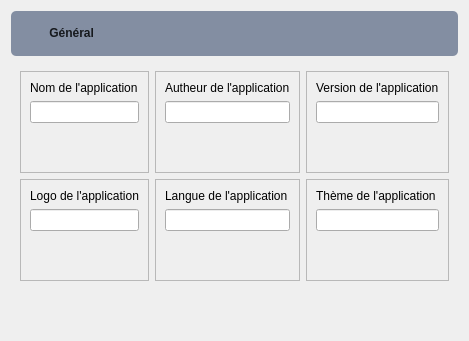
                <widget class="QWidget" name="page_general">
                 <layout class="QVBoxLayout" name="verticalLayout_8">
                  <item>
                   <widget class="QWidget" name="widget" native="true">
                    <property name="minimumSize">
                     <size>
                      <width>0</width>
                      <height>45</height>
                     </size>
                    </property>
                    <property name="maximumSize">
                     <size>
                      <width>16777215</width>
                      <height>45</height>
                     </size>
                    </property>
                    <property name="styleSheet">
                     <string notr="true">background-color: #838ea2;
color : #16191d;
font-weight : bold;
border-radius : 5px;</string>
                    </property>
                    <layout class="QHBoxLayout" name="horizontalLayout_10">
                     <item>
                      <widget class="QPushButton" name="pushButton_2">
                       <property name="minimumSize">
                        <size>
                         <width>100</width>
                         <height>0</height>
                        </size>
                       </property>
                       <property name="text">
                        <string> Général</string>
                       </property>
                       <property name="icon">
                        <iconset resource="resources.qrc">
                         <normaloff>:/icon_2/settings.svg</normaloff>:/icon_2/settings.svg</iconset>
                       </property>
                      </widget>
                     </item>
                     <item>
                      <spacer name="horizontalSpacer">
                       <property name="orientation">
                        <enum>Qt::Horizontal</enum>
                       </property>
                       <property name="sizeHint" stdset="0">
                        <size>
                         <width>40</width>
                         <height>20</height>
                        </size>
                       </property>
                      </spacer>
                     </item>
                    </layout>
                   </widget>
                  </item>
                  <item>
                   <widget class="QWidget" name="widget_2" native="true">
                    <layout class="QGridLayout" name="gridLayout_2">
                     <item row="1" column="0">
                      <widget class="QFrame" name="frame_11">
                       <property name="frameShape">
                        <enum>QFrame::StyledPanel</enum>
                       </property>
                       <property name="frameShadow">
                        <enum>QFrame::Raised</enum>
                       </property>
                       <layout class="QVBoxLayout" name="verticalLayout_18">
                        <item>
                         <widget class="QLabel" name="label_11">
                          <property name="text">
                           <string>Logo de l'application</string>
                          </property>
                         </widget>
                        </item>
                        <item>
                         <widget class="QLineEdit" name="lineEdit_10">
                          <property name="minimumSize">
                           <size>
                            <width>0</width>
                            <height>0</height>
                           </size>
                          </property>
                         </widget>
                        </item>
                        <item>
                         <spacer name="verticalSpacer_12">
                          <property name="orientation">
                           <enum>Qt::Vertical</enum>
                          </property>
                          <property name="sizeHint" stdset="0">
                           <size>
                            <width>20</width>
                            <height>40</height>
                           </size>
                          </property>
                         </spacer>
                        </item>
                       </layout>
                      </widget>
                     </item>
                     <item row="0" column="2">
                      <widget class="QFrame" name="frame_3">
                       <property name="frameShape">
                        <enum>QFrame::StyledPanel</enum>
                       </property>
                       <property name="frameShadow">
                        <enum>QFrame::Raised</enum>
                       </property>
                       <layout class="QVBoxLayout" name="verticalLayout_9">
                        <item>
                         <widget class="QLabel" name="label_3">
                          <property name="text">
                           <string>Version de l'application</string>
                          </property>
                         </widget>
                        </item>
                        <item>
                         <widget class="QLineEdit" name="lineEdit_2">
                          <property name="minimumSize">
                           <size>
                            <width>0</width>
                            <height>0</height>
                           </size>
                          </property>
                         </widget>
                        </item>
                        <item>
                         <spacer name="verticalSpacer_4">
                          <property name="orientation">
                           <enum>Qt::Vertical</enum>
                          </property>
                          <property name="sizeHint" stdset="0">
                           <size>
                            <width>20</width>
                            <height>40</height>
                           </size>
                          </property>
                         </spacer>
                        </item>
                       </layout>
                      </widget>
                     </item>
                     <item row="0" column="0">
                      <widget class="QFrame" name="frame_10">
                       <property name="frameShape">
                        <enum>QFrame::StyledPanel</enum>
                       </property>
                       <property name="frameShadow">
                        <enum>QFrame::Raised</enum>
                       </property>
                       <layout class="QVBoxLayout" name="verticalLayout_17">
                        <item>
                         <widget class="QLabel" name="label_10">
                          <property name="text">
                           <string>Nom de l'application</string>
                          </property>
                         </widget>
                        </item>
                        <item>
                         <widget class="QLineEdit" name="lineEdit_9">
                          <property name="minimumSize">
                           <size>
                            <width>0</width>
                            <height>0</height>
                           </size>
                          </property>
                         </widget>
                        </item>
                        <item>
                         <spacer name="verticalSpacer_11">
                          <property name="orientation">
                           <enum>Qt::Vertical</enum>
                          </property>
                          <property name="sizeHint" stdset="0">
                           <size>
                            <width>20</width>
                            <height>40</height>
                           </size>
                          </property>
                         </spacer>
                        </item>
                       </layout>
                      </widget>
                     </item>
                     <item row="0" column="1">
                      <widget class="QFrame" name="frame_2">
                       <property name="frameShape">
                        <enum>QFrame::StyledPanel</enum>
                       </property>
                       <property name="frameShadow">
                        <enum>QFrame::Raised</enum>
                       </property>
                       <layout class="QVBoxLayout" name="verticalLayout_10">
                        <item>
                         <widget class="QLabel" name="label_2">
                          <property name="text">
                           <string>Autheur de l'application</string>
                          </property>
                         </widget>
                        </item>
                        <item>
                         <widget class="QLineEdit" name="lineEdit">
                          <property name="minimumSize">
                           <size>
                            <width>0</width>
                            <height>0</height>
                           </size>
                          </property>
                         </widget>
                        </item>
                        <item>
                         <spacer name="verticalSpacer_3">
                          <property name="orientation">
                           <enum>Qt::Vertical</enum>
                          </property>
                          <property name="sizeHint" stdset="0">
                           <size>
                            <width>20</width>
                            <height>40</height>
                           </size>
                          </property>
                         </spacer>
                        </item>
                       </layout>
                      </widget>
                     </item>
                     <item row="1" column="2">
                      <widget class="QFrame" name="frame_5">
                       <property name="frameShape">
                        <enum>QFrame::StyledPanel</enum>
                       </property>
                       <property name="frameShadow">
                        <enum>QFrame::Raised</enum>
                       </property>
                       <layout class="QVBoxLayout" name="verticalLayout_12">
                        <item>
                         <widget class="QLabel" name="label_5">
                          <property name="text">
                           <string>Thème de l'application</string>
                          </property>
                         </widget>
                        </item>
                        <item>
                         <widget class="QLineEdit" name="lineEdit_4">
                          <property name="minimumSize">
                           <size>
                            <width>0</width>
                            <height>0</height>
                           </size>
                          </property>
                         </widget>
                        </item>
                        <item>
                         <spacer name="verticalSpacer_6">
                          <property name="orientation">
                           <enum>Qt::Vertical</enum>
                          </property>
                          <property name="sizeHint" stdset="0">
                           <size>
                            <width>20</width>
                            <height>40</height>
                           </size>
                          </property>
                         </spacer>
                        </item>
                       </layout>
                      </widget>
                     </item>
                     <item row="1" column="1">
                      <widget class="QFrame" name="frame_4">
                       <property name="frameShape">
                        <enum>QFrame::StyledPanel</enum>
                       </property>
                       <property name="frameShadow">
                        <enum>QFrame::Raised</enum>
                       </property>
                       <layout class="QVBoxLayout" name="verticalLayout_11">
                        <item>
                         <widget class="QLabel" name="label_4">
                          <property name="text">
                           <string>Langue de l'application</string>
                          </property>
                         </widget>
                        </item>
                        <item>
                         <widget class="QLineEdit" name="lineEdit_3">
                          <property name="minimumSize">
                           <size>
                            <width>0</width>
                            <height>0</height>
                           </size>
                          </property>
                         </widget>
                        </item>
                        <item>
                         <spacer name="verticalSpacer_5">
                          <property name="orientation">
                           <enum>Qt::Vertical</enum>
                          </property>
                          <property name="sizeHint" stdset="0">
                           <size>
                            <width>20</width>
                            <height>40</height>
                           </size>
                          </property>
                         </spacer>
                        </item>
                       </layout>
                      </widget>
                     </item>
                     <item row="2" column="0">
                      <spacer name="verticalSpacer_13">
                       <property name="orientation">
                        <enum>Qt::Vertical</enum>
                       </property>
                       <property name="sizeHint" stdset="0">
                        <size>
                         <width>20</width>
                         <height>40</height>
                        </size>
                       </property>
                      </spacer>
                     </item>
                    </layout>
                   </widget>
                  </item>
                 </layout>
                </widget>
